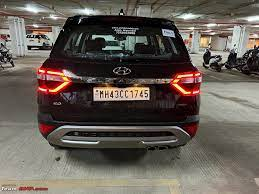
#> input picture number_plate/cars.jpg, 259 x 194 px, given as the content of the folder number_plate/State-wise_OLX/GJ, which was not available
$ jupyter execute --allow-errors anpr.ipynb   (text cells are left out)
#> lines starting #> are read from the running program, lines starting #| are printed output that depends on the picture; after the words box and inside, x2 and y2 are one past the last pixel; in counts of white or black regions, pixels touching at a corner belong together; pictures that were not available may be replaced by others from this repository, and a replacement may not be noted
[cell 1]
import pandas as pd
import cv2 as cv
import numpy as np
import matplotlib.pyplot as plt
import os
import tensorflow as tf
import pytesseract
import easyocr

[cell 2]
def get_image(path):
    # Get only image name in the path
#> further down, img is the input picture: shape (194, 259, 3); mean B, G, R 85.5, 93, 100.9
    img_name = [img for img in os.listdir(path) if img.endswith('.jpg') | img.endswith('.png') | img.endswith('.jpeg')]
    img_path = [os.path.join(path, img) for img in img_name]
    img_info = pd.DataFrame({'img_name': img_name, 'img_path': img_path})
    return img_info

def get_plate(img):
    # Convert to grayscale
    gray = cv.cvtColor(img, cv.COLOR_BGR2GRAY)
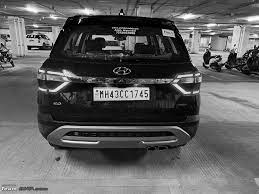
#> gray: shape (194, 259); min 0, max 255, mean 94.5
    # Blur the image
    blur = cv.GaussianBlur(gray, (5, 5), 0)
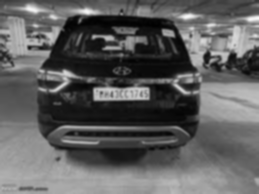
#> blur: shape (194, 259); min 1, max 246, mean 94.5
    # Apply Canny edge detection
    canny = cv.Canny(blur, 150, 200)
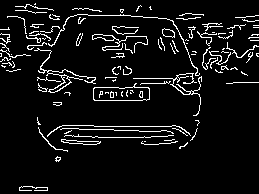
#> canny: shape (194, 259); 7% white in thin lines or dots
    # Find contours
    contours, hierarchy = cv.findContours(canny, cv.RETR_TREE, cv.CHAIN_APPROX_SIMPLE)
#> contours = 125 contours, 113 with area under 20; largest, box (x1, y1, x2, y2) and area: (93, 83, 150, 101) 719, (93, 86, 150, 101) 711, (34, 48, 96, 93) 154, (61, 139, 101, 145) 102, (92, 34, 148, 53) 99
    # Find the contour with the maximum area
    cnt = max(contours, key=cv.contourArea)
#> cnt = contour of 24 points, box (x1, y1, x2, y2) (93, 83, 150, 101), area 719
    # Find the perimeter of the contour
    perimeter = cv.arcLength(cnt, True)
#> perimeter = 145.8
    # Approximate the contour
    approx = cv.approxPolyDP(cnt, 0.02 * perimeter, True)
#> approx = [[149, 88], [135, 87], [136, 83], [124, 88], [94, 87], [93, 99], [146, 100]]
    # Draw the contour
    cv.drawContours(img, [approx], -1, (0, 255, 0), 3)
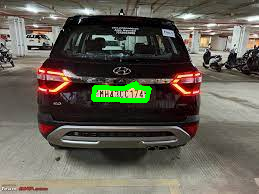
#> img: shape (194, 259, 3); 1.32% of pixels changed, all inside (x1, y1, x2, y2) = (91, 81, 152, 103)
    # Get the coordinates of the contour
    x, y, w, h = cv.boundingRect(approx)
#> x = 93; y = 83; w = 57; h = 18
    # Crop the image
    plate = img[y:y+h, x:x+w]
    return plate


def get_text_tesseract(img):
    text = pytesseract.image_to_string(img, lang='eng', config='--psm 6')
    return text

def get_text_easyocr(img):
    reader = easyocr.Reader(['en'])
    result = reader.readtext(img)
    return result

[cell 3]
imgs_df = get_image('number_plate/State-wise_OLX/GJ')
imgs_df

#> (a cell that did not finish here is left out)
